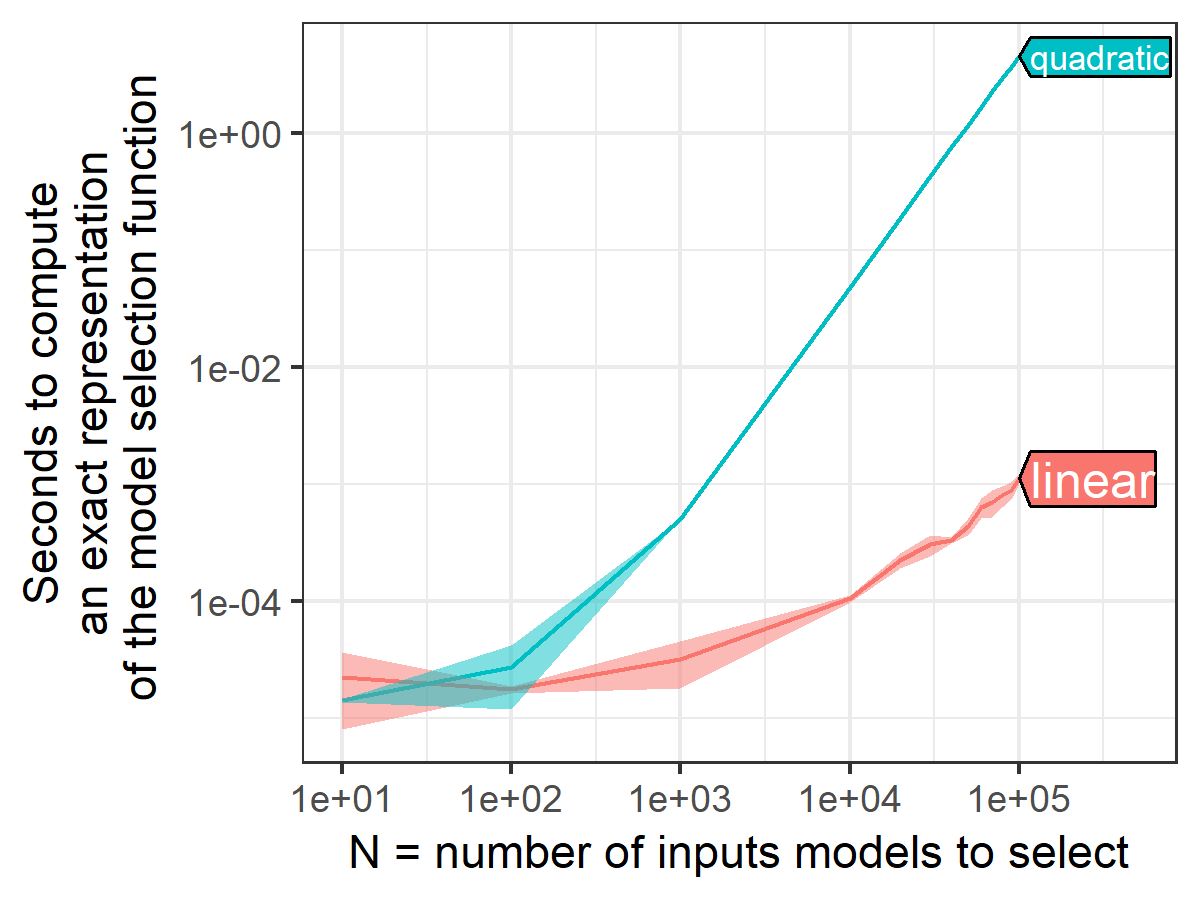

The R source for this figure:
library(data.table)
library(ggplot2)
fullpath.db.timing <- readRDS("fullpath.db.timing.rds")

ggplot()+
  geom_point(aes(
    N, time/1e9, color=expr),
    shape=1,
    data=fullpath.db.timing)

ggplot()+
  geom_point(aes(
    N, time/1e9, color=expr),
    shape=1,
    data=fullpath.db.timing)+
  scale_x_log10()+
  scale_y_log10()

## question: past which N is the quadratic model selection dominating
## the

fullpath.db.timing[, seconds := time/1e9]
timing.stats <- fullpath.db.timing[, list(
  mean=mean(seconds),
  sd=sd(seconds)
  ), by=list(N, expr)]

gg <- ggplot()+
  theme_bw()+
  theme(panel.margin=grid::unit(0, "lines"))+
  geom_line(aes(
    N, mean, color=expr),
    data=timing.stats)+
  geom_ribbon(aes(
    N, ymin=mean-sd, ymax=mean+sd, fill=expr),
    alpha=0.5,
    data=timing.stats)+
  scale_y_log10("Seconds to compute
an exact representation
 of the model selection function")+
  scale_x_log10(
    "N = number of inputs models to select",
    limits=c(NA, 5e5)
    )
dl <- directlabels::direct.label(gg, "last.polygons")
png("figure-fullpath-db-timing.png", 4, 3, units="in", res=300)
print(dl)
dev.off()
